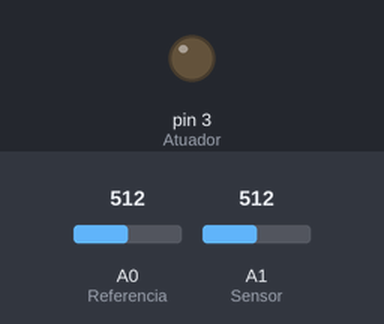
Simulated run of this sketch. Board: Arduino Uno, built with avr-gcc and run on an emulated ATmega328P. On the bench: output pins drawn as LEDs (lit = HIGH). The test bench sets the inputs (shaded band); at power-on: A0 (Referencia) = 512, A1 (Sensor) = 512.

Above: at 1.2 s.
1.3 s: A0 (Referencia) set to 716
At 1.46 s:
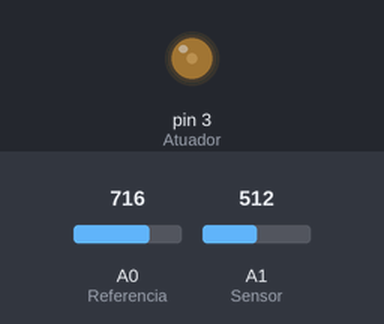
At 3.36 s:
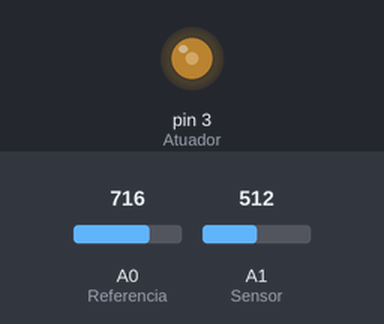
4.3 s: A1 (Sensor) set to 306
At 6.9 s:
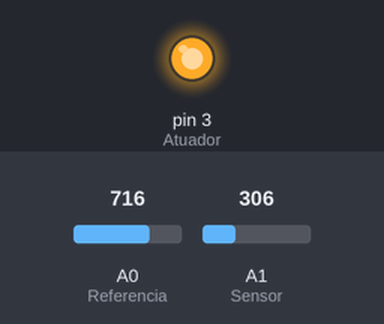
Timing chart, 0 to 8.4 s (numbered marks = the images above; inputs shaded):
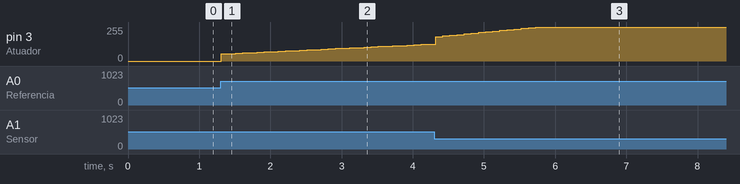

The sketch:

Controlador_PI_RC.ino
```cpp
 /* ----- Template de controlador digital implementado em Arduino ----- */


const int Referencia = 0; // O sinal de referencia sera lido a partir do pino de
                          // entrada analogica A0
const int Sensor = 1; // O sensor sera conectado ao pino de entrada analogica A1
const int Atuador = 3; // O sinal de comando "analogico" (saida do controlador)
                       // sera transmitido pelo pino de saida digital 5 (PWM)

double Valor_Referencia ; // Referencia vinda do gerador de sinais
double Valor_Sensor; // Variavel que armazenara o valor da saida (tensao no capacitor)
double Valor_Atuador; // Variavel que armazenara o valor da
                      // saida do controlador (acao de controle)

double Erro; // Variavel que armazenara o sinal de erro (Valor_referencia - Valor_Sensor)
double I = 0;
double P;
double integralError = 0;

const double Kp = 1; // Ganho proporcional do controlador. {1 5 10} 1 2 1000
const double Ki = 10;   // 2 - 20 Ganho integral do controlador. Tente aumentar esse ganho gradativamente
                      // ate conseguir um desempenho satisfatorio do sistema de controle,
                      // tanto em termos da resposta transitoria quanto da resposta em
                      // estado estacionario.
//KP - KI
// 1 - 2 Crescimento exponencial com erro no regime permanente tendendo a 0
// 1 - 10 Crescimento exponencial com erro no regime permanente tendendo a 0 com melhor tempo de resposta
// 20 - 10 Overshooting com tempo de resposta alto e erro variando

// Tempo morto 1 - 10
// Delay adiciona atraso na resposta ao erro

// Senoidal 1 - 10
///atraso de fase

//Senoidal 1-10 atrasado
// Diminuição no ganho

//Rampa 1-10
// tbm


const double T = 5; // Tempo de amostragem em milissegundos

double last_time;

void setup(){
    pinMode(Sensor, INPUT); // Define o pino do sensor como uma entrada
    pinMode(Referencia, INPUT); // Define o pino da referencia como uma entrada
    pinMode(Atuador, OUTPUT); // Define o pino do atuador como uma saida

    //Serial.begin(9600); // Especifique a velocidade da comunicacao serial
    last_time = millis();
}


void loop(){
    if ((millis() - last_time) > T){
        last_time = millis();
        Valor_Referencia = analogRead(Referencia); // Converte o valor de tensao de referencia
        // num numero binario de 10 bits (0V a 5V <---> 0 a 1023)

        Valor_Sensor = analogRead(Sensor); // Converte o valor de tensao do capacitor (saida)
        // num numero binario de 10 bits (0V a 5V <---> 0 a 1023)
        // Valor_Sensor = map(Valor_Sensor,0,1023,0,5); // Mapeia de 10 bits para um escala de 0 a 5 V

        Erro = Valor_Referencia - Valor_Sensor; // Erro pode assumir valores entre -5 e 5
        // Inverte-se o sinal de erro em virtude de
        // o ganho em malha aberta ser negativo.
        Erro = Erro*255/1023; // Mapeia o intervalo [-1023, 1023] no intervalo
        // [-255, 255], visto que o saida do controlador, que e funcao so sinal de Erro,
        //sera um sinal PWM de 8 bits
        //Erro = -Erro; // Troca-se o sinal do erro porque o sistema em malha aberta
        // tem ganho negativo

        integralError += Erro;

        P = Kp*Erro;        // PROPORCIONAL DIGITAL
        I = Ki*(T/1000)*integralError; // INTEGRAL DIGITAL
        Valor_Atuador = constrain(P+I, 0, 255); // Restringe o valor do sinal de atuacao
        // a faixa de 0V a 5V (0 a 255)

        analogWrite(Atuador, Valor_Atuador); // Escreve no pino 5 (Atuador), que simulara
        // uma saida analogica via PWM
        //Serial.println(Valor_Atuador);
        delay(100);
    }
}
```

Measured:
- after the input at 1.3 s, pin 3 (Atuador): moves from 0/255 to 127/255 over 2.9 s, starting at once
